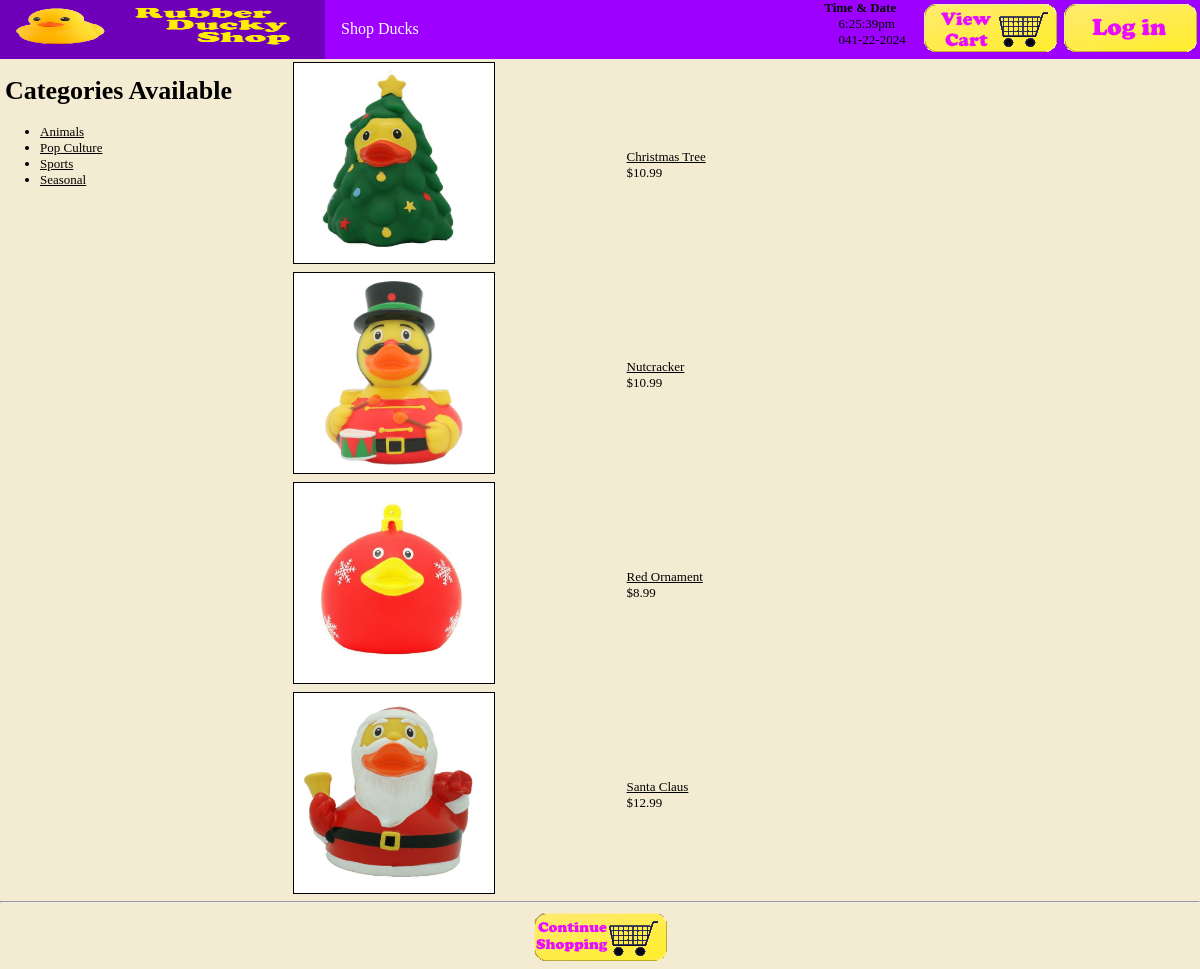
The page /show_cat.php?catid=4 on the database its author committed.
### tables this page shows
create table categories
(
  catid int unsigned not null auto_increment primary key,
  catname char(60) not null
);

create table product
(
   productid char(7) not null primary key,
   title char(100),
   catid int unsigned,
   price float(4,2) not null,
   description varchar(255)
);

### product_fns.php (called while the page is built, shortened)
<?php
function get_categories() {
   $conn = db_connect();
   $query = "select catid, catname from categories";
   $result = @$conn->query($query);
   $result = db_result_to_array($result);
   return $result;
}
function get_products($catid) {
   $conn = db_connect();
   $query = "select * from product where catid = '".$conn->real_escape_string($catid)."'";
   $result = @$conn->query($query);
   $result = db_result_to_array($result);
   return $result;
}
?>

### output_fns_duck.php (the view, shortened to what this page needs)
<?php
function do_html_header($title = '') {
?>
  <!DOCTYPE html>
  <html>
  <head>
	<link rel="stylesheet" type="text/css" href="src/navbar.css">
  </head>
  <body onload="startTime()">
  <div class="navbar">
  <a href="index.php"><img src="images/ducky.png" alt="Rubber Duck Shop" border="0"
    class="button"   height="55" width="325"/></a>
  <div class="dropdown"style="border:5px">
    <button class="dropbtn"> Shop Ducks
    </button>
	<?php
		$cat_array = get_categories();
	?>
  </div>
  <div class="floatright">
  <?php
     if(isset($_SESSION['admin_user'])) {
       display_button('admin.php', 'admin-menu', 'Admin Menu');
     } else {
       display_button('show_cart.php', 'view-cart', 'View Your Shopping Cart');
     }
  ?>
  <?php
	if((isset($_SESSION['admin_user']))or(isset($_SESSION['user']))) {
		display_button('logout.php', 'log-out', 'Log Out');
	} else {
		display_button('login.php', 'login', 'Log into your account');
	}
  ?>
  </div>
  <div class="floatright"><strong>Time & Date</strong><div id="clock" style="margin:0px 14.3px;"></div></div>
  </div>
<?php
}
function do_html_footer() {
?>
  </body>
  </html>
<?php
}
?>
<?php
function do_html_URL($url, $name) {
?>
  <a href="<?php echo htmlspecialchars($url); ?>"><?php echo htmlspecialchars($name, ENT_QUOTES); ?></a><br />
<?php
}
?>
<?php
function do_html_URL_img($url, $imgLink) {
?>
  <a href="<?php echo htmlspecialchars($url); ?>"><img <?php echo htmlspecialchars($imgLink, ENT_NOQUOTES); ?>></a><br />
<?php
}
function display_categories($cat_array) {
  echo "<ul>";
  foreach ($cat_array as $row)  {
    $url = "show_cat.php?catid=".urlencode($row['catid']);
    $title = $row['catname'];
    echo "<li>";
    do_html_url($url, $title);
    echo "</li>";
  }
  echo "</ul>";
}
function display_products($product_array) {
  if (!is_array($product_array)) {
    echo "<p>No products currently available in this category</p>";
  } else {
?>
<div>
<div class="sidebar">
<?php
$cat_array = get_categories();
 echo "<h1 style=\"padding-left:5px;\">Categories Available</h1>";
 display_categories($cat_array);
?>
</div>
<div class="productblock">
<?php
    echo "<table width=\"100%\" border=\"0\">";
    foreach ($product_array as $row) {
      $url = "show_product.php?productid=" . urlencode($row['productid']);
      echo "<tr><td width=\"40%\">";
      if (@file_exists("images/{$row['productid']}.jpg")) {
        $title = "src=images/". htmlspecialchars($row['productid']) .'.jpg
                  style="border:1px solid black; height: 200px; width: 200px; margin-left:50px;"';
        do_html_URL_img($url, $title);
      } else {
        $title = "src=\"images/placeholder.jpg\"
                  style=\"border:1px solid black; height: 200px; width: 200px; margin-left:50px;\"";
        do_html_URL_img($url, $title);;
      }
      echo "</td><td>";
	  echo "$".htmlspecialchars($row['price']);
      echo "</td></tr>";
    }
    echo "</table>";
  }
?>
</div>
</div>
<?php
  echo "<hr />";
}
?>
<?php
function display_button($target, $image, $alt) {
  echo "<a href=\"".htmlspecialchars($target)."\" class=\"button\" style=\"padding:2.5px;\">
          <img src=\"images/".htmlspecialchars($image).".gif\"
           alt=\"".htmlspecialchars($alt)."\" border=\"0\" height=\"50\"
           width=\"135\"/></a>";
}
?>

### src/navbar.css (style rules this page uses)
.button { padding: 0px; text-align:center; }
.floatright { position:relative; float:right; }
.sidebar { position:relative; float:left; width:20%; background:transparent; }
.productblock { position:relative; float:left; width:80%; background:transparent; }
.navbar { overflow: hidden; background-color: #9D00FF; font-family: Cooper Black; }
.navbar a { float: left; font-size: 16px; color: white; text-align: center; text-decoration: none; }
.dropdown { float: left; overflow: hidden; }
.dropdown .dropbtn { font-size: 16px; border: none; outline: none; color: white; padding: 20.3px 16px; background-color: inherit; font-family: inherit; margin: 0; }

### output_fns_duck.php (style rules this page uses)
body { font-family: Cooper Black; font-size: 13px ; margin: 0px ; background-color:#F4ECD2 }
li, td { font-family: Cooper Black; font-size: 13px }
hr { color: #FF0000; width=70%; text-align:center }
a { color: #000000 }

### rows shown on the page
categories: catname "Animals"
categories: catname "Pop Culture"
categories: catname "Sports"
categories: catname "Seasonal"
product: productid (picture), title "Christmas Tree", price "10.99"
product: productid (picture), title "Nutcracker", price "10.99"
product: productid (picture), title "Red Ornament", price "8.99"
product: productid (picture), title "Santa Claus", price "12.99"
